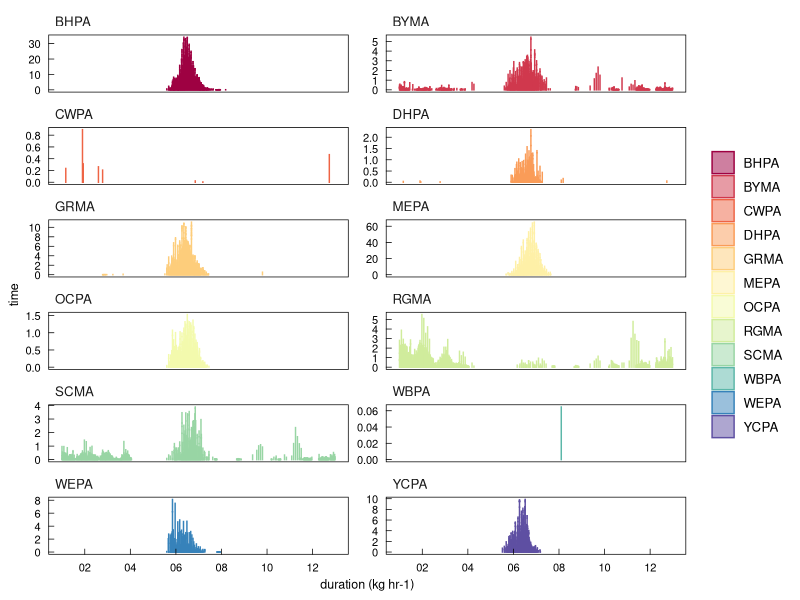

Source code (R): (Note: this script raises an error after producing the figure.)
#### this script is organizing and mapping daily bird counts on collpa
#### should be ~ 2 figure in the manuscript
#### it communicates across the study period the numbers and duration of parrots on the cliff


library(ggplot2)      # plotting and viz
library(plyr)         # legacy df manipulation
library(dplyr)        # variable grouping and manipulation
library(reshape)      # legacy df manipulation
library(data.table)   # legacy functions on df 
library(tidyr)        # gathering and spreading
library(zoo)          # roll mean
library(ggthemes)     # helpful ggplot themes
library(forcats)
library(scales)
library(RColorBrewer) # pretty colors
library(ggridges)
library(colorspace)
library(patchwork)
library(lubridate)    # formating times dates


# custom ggplot theme
themeKV <- theme_few()+
  theme(strip.background = element_blank(),
        axis.line = element_blank(),
        axis.text.x = element_text(colour = "black", margin = margin(0.2, unit = "cm")),
        axis.text.y = element_text(colour = "black", margin = margin(c(1, 0.2), unit = "cm")),
        axis.ticks.x = element_line(colour = "black", linewidth=.25), 
        axis.ticks.y = element_line(colour = "black", linewidth=.25),
        axis.ticks.length=unit(-0.15, "cm"), 
        element_line(colour = "black", linewidth=.5),
        panel.border = element_rect(colour = "black", fill=NA, linewidth=.5),
        legend.title=element_blank(),
        strip.text=element_text(hjust=0))

#### read in raw survey data
# setwd("/Users/kylevanhoutan/colpa_flock/")
DF <- read.csv('data/survey_talldb.csv')

#### subset full data set for just time/hour occurrence observation data 
# first remove unnecessary columns 
survey <- subset(DF, select = c(SPECIES, TIME, DURATION_kg_hr)) # subset full dataset for only columns of interest

class(survey$TIME) # check on data format of "time" col
# returns [1] "character", need convert to time/date
survey$TIME <- as.POSIXct(survey$TIME, format="%H:%M:%S")
class(survey$TIME) # check format: returns [1] "POSIXct" --> success! 
# now we can make some plots :)

# rescale Brewer palette to 13 categories
colourCount = length(unique(survey$SPECIES)) 
getPalette = colorRampPalette(brewer.pal(11, "Spectral")) # interpolate colors to fit the 13 parrot species
Spectral13 <- getPalette(colourCount) # 13 color Spectral palette 

# make col plot
ggplot(survey, aes(x = TIME, y = DURATION_kg_hr, group = SPECIES, color = SPECIES, alpha = 0.5)) +
  themeKV + theme(axis.text.y = element_text(size = 8),
                  axis.text.x = element_text(size = 8),
                  axis.title.x = element_text(size = 9),
                  axis.title.y = element_text(size = 9),
                  #legend.position=c(.16,.14),
                  #legend.key.height = unit(0.4, 'cm')
                  ) +
  geom_col(aes(fill = SPECIES), 
           alpha = 0.5) + 
  scale_color_manual(values = Spectral13) +
  scale_fill_manual(values = Spectral13) +
  scale_x_datetime(breaks = breaks_width("2 hour"), 
                   date_labels = "%H") + # set the time scales and drop date info
  ylab("time") +
  xlab("duration (kg hr-1)") +
  scale_y_continuous( breaks=pretty_breaks()) +
  facet_wrap(~SPECIES, ncol=2, scales = "free_y")


# try different way
# read in summarized survey data
DF2 <- read.csv('data/survey_histogr.csv')
# subset full data set for just time/hour occurrence observation data 
# first remove unnecessary columns 
survey2 <- subset(DF2, select = c(SPECIES, TIME, KG_HR_DAY)) # subset full dataset for only columns of interest
class(survey2$TIME) # check on data format of "time" col
# returns [1] "character", need convert to time/date
survey2$TIME <- as.POSIXct(survey2$TIME, format="%H:%M:%S")
class(survey2$TIME) # check format: returns [1] "POSIXct" --> success! 
# now we can make some plots :)

# reorder by duration
#survey2$SPECIES <- factor(survey2$SPECIES, levels=c("MEPA", "BHPA", "RGMA", "GRMA", "YCPA", "SCMA", "BYMA", "WEPA", "CWPA", "OCPA", "DHPA", "WBPA", "DBPA"))
#reorder by order of appearance
survey2$SPECIES <- factor(survey2$SPECIES, levels=c("WEPA", "BHPA", "GRMA", "YCPA", "OCPA", "BYMA", "SCMA", "DHPA", "MEPA", "WBPA", "DBPA", "RGMA", "CWPA"))

p1 <- ggplot(survey2, aes(x = TIME, y = KG_HR_DAY, group = SPECIES, fill = SPECIES)) +
  themeKV + theme(legend.position = "none",
                  axis.text.y = element_text(size = 6),
                  axis.text.x = element_text(size = 8),
                  axis.title.x = element_text(size = 9),
                  axis.title.y = element_text(size = 9),
                  strip.text.x = element_text(size = 6),
#                  strip.placement = "inside",
                  panel.spacing.y = unit(0, "lines"),) + # trying to reduce vertical spacing between panels
  # see: https://stackoverflow.com/questions/3681647/ggplot-how-to-increase-spacing-between-faceted-plots
  geom_area(alpha=0.75) +
  scale_fill_manual(values = rev(Spectral13)) +
  geom_line(linewidth = 0.25) +
  scale_x_datetime(breaks = breaks_width("2 hour"), 
                   date_labels = "%H") + # set the time scales and drop date info
  xlab("hour of day") +
  ylab("duration (kg hr-1 day-1)") +
  scale_y_continuous(breaks = pretty_breaks()) +
  facet_wrap(~SPECIES, ncol=1, scales = "free_y")
  


END  
  
  
